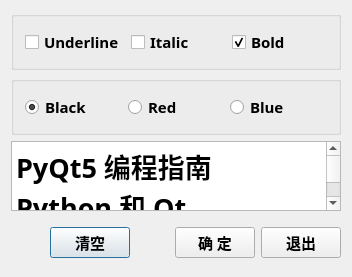
<?xml version="1.0" encoding="UTF-8"?>
<ui version="4.0">
 <class>Dialog</class>
 <widget class="QDialog" name="Dialog">
  <property name="geometry">
   <rect>
    <x>0</x>
    <y>0</y>
    <width>352</width>
    <height>263</height>
   </rect>
  </property>
  <property name="font">
   <font>
    <family>宋体</family>
    <pointsize>11</pointsize>
    <weight>75</weight>
    <bold>true</bold>
   </font>
  </property>
  <property name="windowTitle">
   <string> Demo2-3信号与槽</string>
  </property>
  <layout class="QVBoxLayout" name="verticalLayout">
   <property name="bottomMargin">
    <number>9</number>
   </property>
   <item>
    <widget class="QGroupBox" name="groupBox1">
     <property name="title">
      <string/>
     </property>
     <layout class="QHBoxLayout" name="horizontalLayout_2">
      <item>
       <widget class="QCheckBox" name="chkBoxUnder">
        <property name="text">
         <string>Underline</string>
        </property>
       </widget>
      </item>
      <item>
       <widget class="QCheckBox" name="chkBoxItalic">
        <property name="text">
         <string>Italic</string>
        </property>
       </widget>
      </item>
      <item>
       <widget class="QCheckBox" name="chkBoxBold">
        <property name="text">
         <string>Bold</string>
        </property>
        <property name="checked">
         <bool>true</bool>
        </property>
       </widget>
      </item>
     </layout>
    </widget>
   </item>
   <item>
    <widget class="QGroupBox" name="groupBox2">
     <property name="title">
      <string/>
     </property>
     <layout class="QHBoxLayout" name="horizontalLayout_3" stretch="0,0,0">
      <item>
       <widget class="QRadioButton" name="radioBlack">
        <property name="text">
         <string>Black</string>
        </property>
        <property name="checked">
         <bool>true</bool>
        </property>
       </widget>
      </item>
      <item>
       <widget class="QRadioButton" name="radioRed">
        <property name="text">
         <string>Red</string>
        </property>
       </widget>
      </item>
      <item>
       <widget class="QRadioButton" name="radioBlue">
        <property name="text">
         <string>Blue</string>
        </property>
        <property name="checked">
         <bool>false</bool>
        </property>
       </widget>
      </item>
     </layout>
    </widget>
   </item>
   <item>
    <widget class="QPlainTextEdit" name="textEdit">
     <property name="font">
      <font>
       <pointsize>20</pointsize>
       <weight>75</weight>
       <bold>true</bold>
      </font>
     </property>
     <property name="plainText">
      <string>PyQt5 编程指南
Python 和 Qt</string>
     </property>
    </widget>
   </item>
   <item>
    <layout class="QHBoxLayout" name="horizontalLayout">
     <property name="topMargin">
      <number>10</number>
     </property>
     <property name="bottomMargin">
      <number>10</number>
     </property>
     <item>
      <spacer name="horizontalSpacer_2">
       <property name="orientation">
        <enum>Qt::Horizontal</enum>
       </property>
       <property name="sizeHint" stdset="0">
        <size>
         <width>40</width>
         <height>20</height>
        </size>
       </property>
      </spacer>
     </item>
     <item>
      <widget class="QPushButton" name="btnClear">
       <property name="text">
        <string>清空</string>
       </property>
      </widget>
     </item>
     <item>
      <spacer name="horizontalSpacer">
       <property name="orientation">
        <enum>Qt::Horizontal</enum>
       </property>
       <property name="sizeHint" stdset="0">
        <size>
         <width>40</width>
         <height>20</height>
        </size>
       </property>
      </spacer>
     </item>
     <item>
      <widget class="QPushButton" name="btnOK">
       <property name="text">
        <string>确 定</string>
       </property>
      </widget>
     </item>
     <item>
      <widget class="QPushButton" name="btnClose">
       <property name="text">
        <string>退出</string>
       </property>
      </widget>
     </item>
    </layout>
   </item>
  </layout>
 </widget>
 <layoutdefault spacing="6" margin="11"/>
 <tabstops>
  <tabstop>chkBoxUnder</tabstop>
  <tabstop>chkBoxItalic</tabstop>
  <tabstop>chkBoxBold</tabstop>
  <tabstop>radioBlack</tabstop>
  <tabstop>radioRed</tabstop>
  <tabstop>radioBlue</tabstop>
  <tabstop>textEdit</tabstop>
  <tabstop>btnClear</tabstop>
  <tabstop>btnOK</tabstop>
  <tabstop>btnClose</tabstop>
 </tabstops>
 <resources/>
 <connections>
  <connection>
   <sender>btnOK</sender>
   <signal>clicked()</signal>
   <receiver>Dialog</receiver>
   <slot>accept()</slot>
   <hints>
    <hint type="sourcelabel">
     <x>245</x>
     <y>298</y>
    </hint>
    <hint type="destinationlabel">
     <x>145</x>
     <y>235</y>
    </hint>
   </hints>
  </connection>
  <connection>
   <sender>btnClose</sender>
   <signal>clicked()</signal>
   <receiver>Dialog</receiver>
   <slot>close()</slot>
   <hints>
    <hint type="sourcelabel">
     <x>326</x>
     <y>298</y>
    </hint>
    <hint type="destinationlabel">
     <x>301</x>
     <y>231</y>
    </hint>
   </hints>
  </connection>
 </connections>
</ui>
